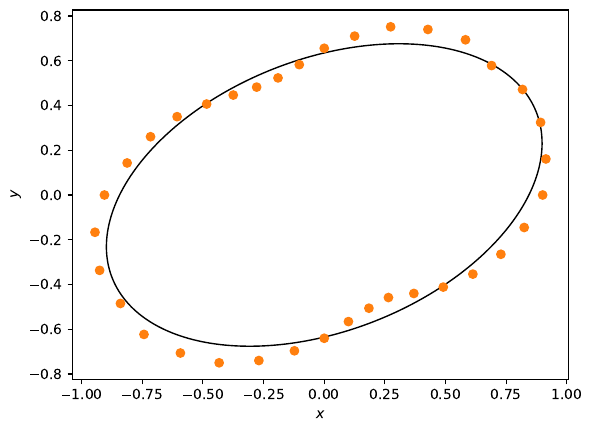

Here is the Python script that generated this plot:
import numpy as np
import matplotlib.pyplot as plt
import matplotlib.patches as pch

theta = np.radians(10 * np.arange(36))
P = 1e-2 * np.array((81,86,90,89,81,82,73,64,52,43,35,31,31,34,40,49,58,68,
                     82,92,97,94,94,85,75,62,50,41,33,29,28,33,41,50,60,70))
a1, b1, o1 = .95, .6, 25

fig, ax = plt.subplots()

theta_lin = np.radians(np.linspace(0, 360, 100))

ax.add_patch(pch.Ellipse((0,0),2*a1,2*b1,angle = o1, fill = False))
ax.plot(np.sqrt(P)*np.cos(theta), np.sqrt(P)*np.sin(theta), "o", color = "tab:orange", label = "Medidas")

ax.set_xlabel(r"$x$")
ax.set_ylabel(r"$y$")

fig.savefig("optica/polarizacion/elipse.pdf", dpi = 300, bbox_inches = "tight")
